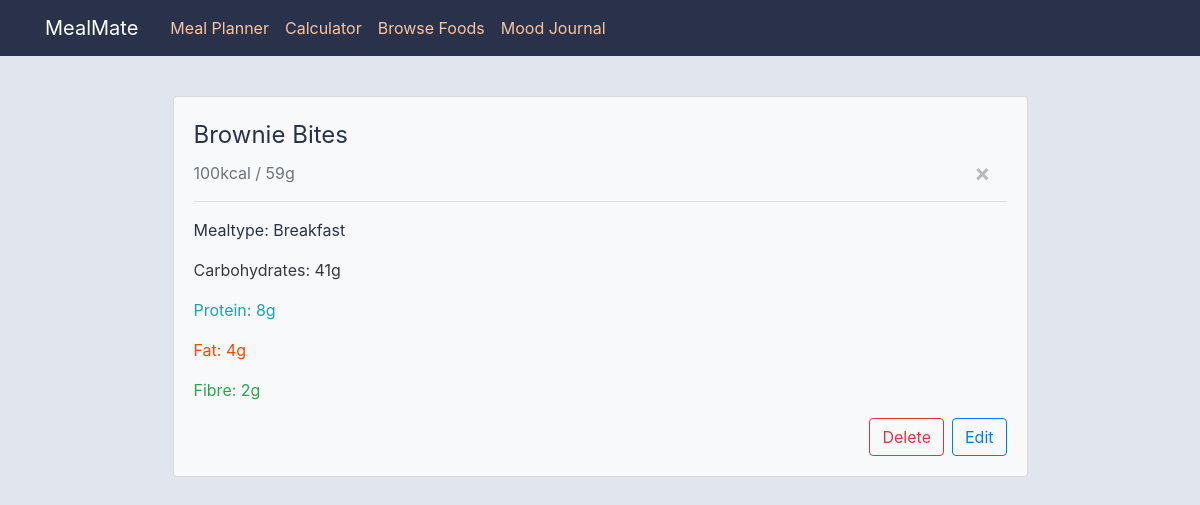
The page /database/1/ on the database its author committed.
### database/models.py (models this page shows, shortened)
class foodinfo(models.Model):
    mealtype_choices = (
        ('Breakfast','Breakfast'),
        ('Lunch','Lunch'),
        ('Dinner','Dinner'),
    )
    name = models.CharField(max_length=30)
    description = models.TextField(blank=True)
    mealtype = models.CharField(max_length=300,blank=True,choices=mealtype_choices)
    calories = models.IntegerField()
    carbs = models.IntegerField()
    protein = models.IntegerField()
    fat = models.IntegerField()
    fibre = models.IntegerField()
    size = models.IntegerField()

### database/views.py (the view)
# urls.py: path('<pk>/', foodinfoDetailView.as_view(), name='foodinfo-detail'), # links to food's detail page
class foodinfoDetailView(DetailView):
    model = foodinfo

### database/templates/database/foodinfo_detail.html (shortened to what this page needs)
{% extends 'mealmate/base.html' %}
{% load static %}
{% block content %}
<div class="card mx-auto w-75 bg-light">
    <div class="card-body">
      <legend class="d-inline">{{ object.name }}</legend>
        <a href="{% url 'database-home' %}" class="close float-right mr-3">
            <button type="button" class="close"><span aria-hidden="true">&times;</span></button>
        </a>
      <p class= "text-muted">{{ object.calories }}kcal / {{ object.size }}g </p>
      <hr>
      {% if object.mealtype %}
        <p>Mealtype: {{ object.mealtype }}</p>
      {% else %}
        <p>Mealtype: Ingredient</p>
      {% endif %}
        <p class="text-dark">Carbohydrates: {{ object.carbs }}g</p>
        <p class="text-info">Protein: {{ object.protein }}g</p>
        <p style="color:orangered">Fat: {{ object.fat }}g</p>
        <p class="text-success">Fibre: {{ object.fibre }}g</p>
        <a href="{% url 'foodinfo-edit' object.pk %}" class="btn btn-outline-primary float-right ">Edit</a>
        <button type="button" class="btn btn-outline-danger float-right mr-2" data-toggle="modal" data-target="#foodinfoDeleteModal">
          Delete
        </button>
      </div>
  </div>
{% endblock %}

### mealmate/static/mealmate/main.css (style rules this page uses)
body { background: #e1e5ee; color: #2a324b; margin-top: 5rem; }

### rows shown on the page
foodinfo: name "Brownie Bites", calories "100", size "59", mealtype "Breakfast", carbs "41", protein "8", fat "4", fibre "2"
